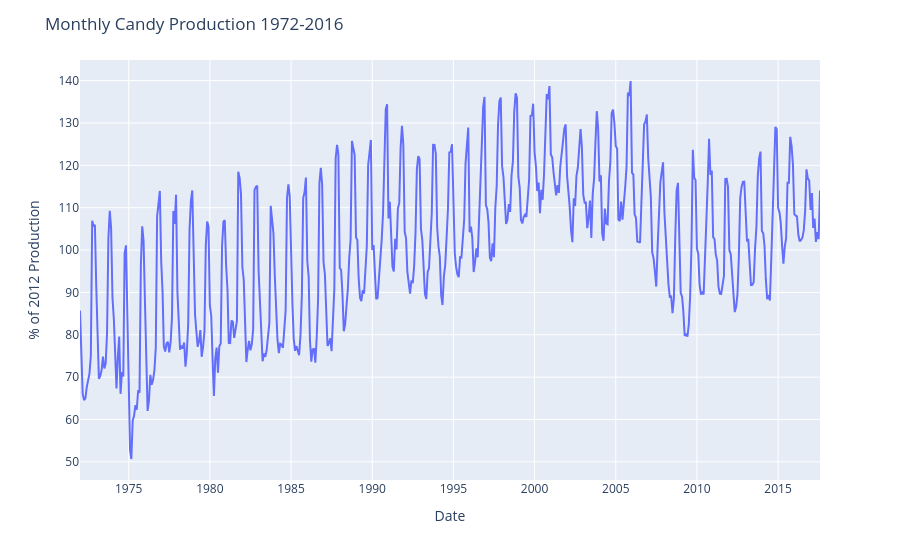

Source (notebook cell):
### Code cell
fig = px.line(candy_df,
             x= 'observation_date',
             y= 'IPG3113N',
             labels={'IPG3113N': 'Monthly Candy Production',  'observation_date' : 'Observation Date'})

fig.update_layout(title='Monthly Candy Production 1972-2016',
                 xaxis_title='Date',
                 yaxis_title= '% of 2012 Production')

fig.show()

### Figure 1 — Plotly figure (JSON) as saved in the notebook; plotly's stock layout.template omitted (floating-point values rounded to 4 significant figures; data arrays with more than 128 entries replaced by an {"elided": "..."} marker saying what was removed)
{"data": [{"hovertemplate": "Observation Date=%{x}<br>Monthly Candy Production=%{y}<extra></extra>", "legendgroup": "", "line": {"color": "#636efa", "dash": "solid"}, "marker": {"symbol": "circle"}, "mode": "lines", "name": "", "orientation": "v", "showlegend": false, "type": "scatter", "x": {"elided": "548 str values"}, "xaxis": "x", "y": {"elided": "548 float values"}, "yaxis": "y"}], "layout": {"autosize": true, "legend": {"tracegroupgap": 0}, "margin": {"t": 60}, "title": {"text": "Monthly Candy Production 1972-2016"}, "xaxis": {"anchor": "y", "autorange": true, "domain": [0, 1], "range": ["1972-01-01", "2017-08-01"], "title": {"text": "Date"}, "type": "date"}, "yaxis": {"anchor": "x", "autorange": true, "domain": [0, 1], "range": [45.71, 144.9], "title": {"text": "% of 2012 Production"}, "type": "linear"}}}
